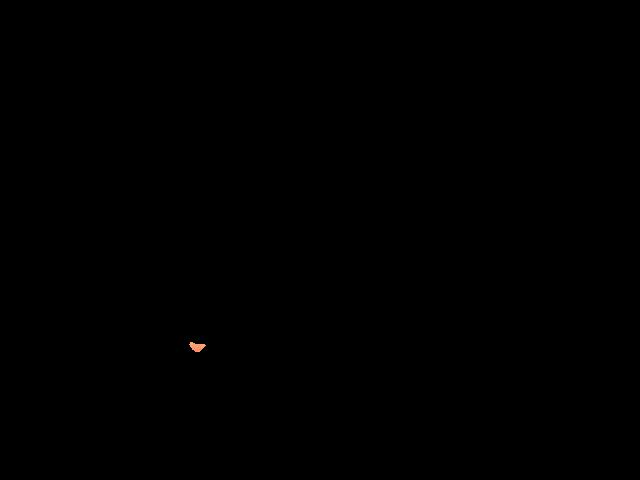
%> input picture shaotu/Images/TrainingSet/CroppedBuoys/red_frame1.jpg, 640 x 480 px; the run also reads 1 picture not shown here
$ octave colorDistribution.m   (GNU Octave 9; MATLAB toolbox functions it lacks are replaced by stand-ins)
%> lines starting %> are read from the running program, lines starting %| are printed output that depends on the picture
clc;
clear;

%%%%%%%%%%%%%%%%%%%%%%%%%%%%%%%%%%%%%%%%%%%%%%%

% compute and vitualize average color histogram for each color channel
% %%%%%%%%%%%%%%%%%%%%%%%%%%%%%%%%%%%%%%%%%%%%%%%%%%%%%%%

% Read Croped buoy image
% !!!!! add 'Image' folder to path!!!
%CropRed=imread(fullfile('TrainingSet','CroppedBuoys','red_frame1.jpg'));
CropRed=imread(fullfile('TrainingSet','CroppedBuoys','red_frame1.jpg'));
%> CropRed is the input picture: size 480x640x3 uint8; mean R, G, B 0.1, 0.1, 0
CropGreen=imread(fullfile('TrainingSet','CroppedBuoys','green_frame1.jpg'));
CropYellow=imread(fullfile('TrainingSet','CroppedBuoys','yellow_frame1.jpg'));
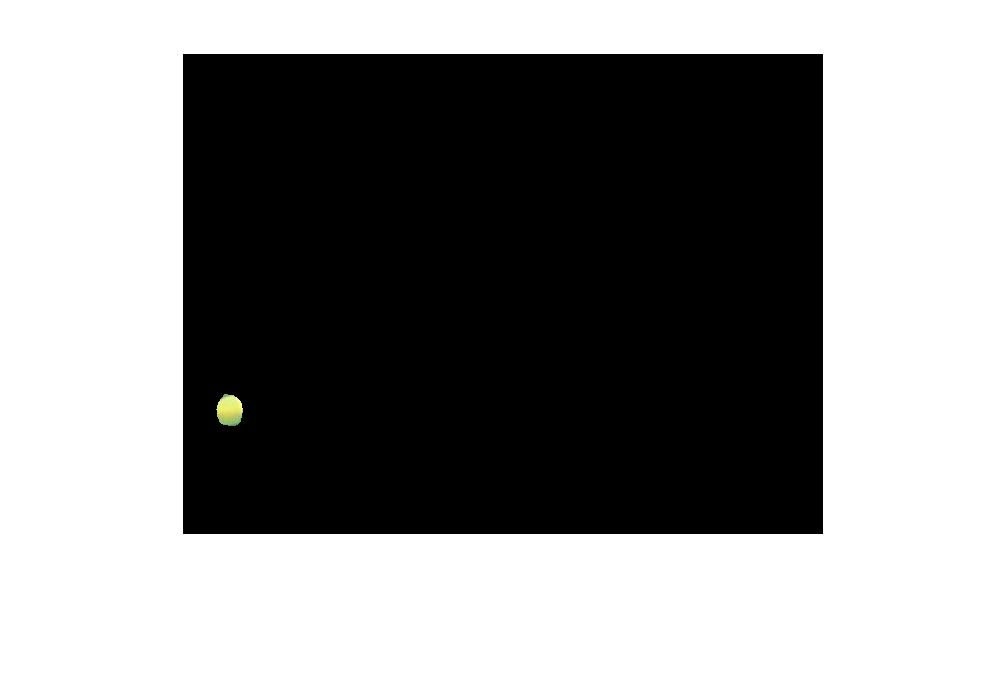
%> input picture shaotu/Images/TrainingSet/CroppedBuoys/yellow_frame1.jpg, 1008 x 696 px
%> CropYellow is the input picture: size 696x1008x3 uint8; mean R, G, B 143.5, 143.6, 143.5
%CropYellow=imread('yellow_frame1.jpg');


%grayGropRed=rgb2gray(CropRed);

% find nonzero elements for matrix
hRed1=nonzeros(CropRed(:,:,1));
%> hRed1 = 373 values, max 255 at index 162, min 1 at index 1, mean 71.52
hRed2=nonzeros(CropRed(:,:,2));
%> hRed2 = 335 values, max 187 at index 141, min 1 at index 1, mean 50.78
hRed3=nonzeros(CropRed(:,:,3));
%> hRed3 = 316 values, max 163 at index 115, min 1 at index 54, mean 43.95

hGreen1=nonzeros(CropGreen(:,:,1));
%> hGreen1 = 565 values, max 208 at index 255, min 1 at index 1, mean 35.8
hGreen2=nonzeros(CropGreen(:,:,2));
%> hGreen2 = 495 values, max 255 at index 246, min 1 at index 1, mean 61.03
hGreen3=nonzeros(CropGreen(:,:,3));
%> hGreen3 = 498 values, max 198 at index 212, min 1 at index 334, mean 39.67

hYellow1=nonzeros(CropYellow(:,:,1));
hYellow2=nonzeros(CropYellow(:,:,2));
hYellow3=nonzeros(CropYellow(:,:,3));

% Remove the edge noise caused by JPG file compression
% Set the threshold


hRed1(hRed1<200)=[];
hRed2(hRed2<30)=[];
hRed3(hRed3<15)=[];

hGreen1(hGreen1<10)=[];
hGreen2(hGreen2<200)=[];
hGreen3(hGreen3<8)=[];

hYellow1(hYellow1<200)=[];
hYellow2(hYellow2<200)=[];
hYellow3(hYellow3<15)=[];


%------------------------------------------------------------------------%
%histogram for three buoys
figure(1);
hR1=histogram(hRed1,'Facecolor','r');
hold on;
hR2=histogram(hRed2,'Facecolor','g');
hold on;
hR3=histogram(hRed3,'Facecolor','b');
legend('R','G','B');
title('Red Buoy color distribution');
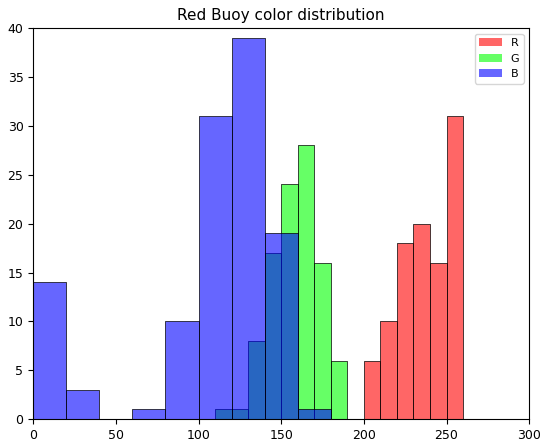
%> figure redrawn from the program's plot data; tallest bar 31 high, from x = 250 to 260; tallest bar 28 high, from x = 160 to 170; tallest bar 39 high, from x = 120 to 140
%!!! Change to the path in your own computer!!!
saveas(figure(1),'D:\Cygwin\home\shaot\ENPM673 - Project 1\P1_submission\ColorSeg\Output\Part0\R_hist.jpg');

figure(2);
hG1=histogram(hGreen1,'Facecolor','r');
hold on;
hG2=histogram(hGreen2,'Facecolor','g');
hold on;
hG3=histogram(hGreen3,'Facecolor','b');
legend('R','G','B');
title('Green Buoy color distribution');
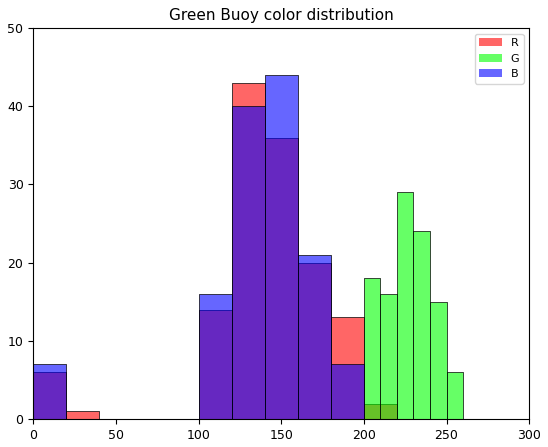
%> figure redrawn from the program's plot data; tallest bar 43 high, from x = 120 to 140; tallest bar 29 high, from x = 220 to 230; tallest bar 44 high, from x = 140 to 160
saveas(figure(2),'D:\Cygwin\home\shaot\ENPM673 - Project 1\P1_submission\ColorSeg\Output\Part0\G_hist.jpg');

figure(3);
hY1=histogram(hYellow1,'Facecolor','r');
hold on;
hY2=histogram(hYellow2,'Facecolor','g');
hold on;
hY3=histogram(hYellow3,'Facecolor','b');
legend('R','G','B');
title('Yellow Buoy color distribution');
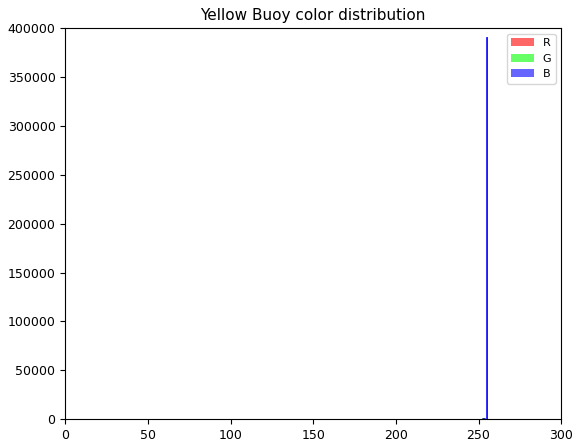
%> figure redrawn from the program's plot data; tallest bar 390498 high, from x = 255 to 255; tallest bar 390508 high, from x = 255 to 255; tallest bar 390494 high, from x = 254.8 to 255
saveas(figure(3),'D:\Cygwin\home\shaot\ENPM673 - Project 1\P1_submission\ColorSeg\Output\Part0\Y_hist.jpg');

%-----------------------------------------------------------------------%

%-----------------------------------------------------------------------%
%scatter plot for color distribution
%Red Buoy color distirbution in scatter plot
uR=1;
vR=1;
wR=1;

for i=1:480
    for j=1:640
        if CropRed(i,j,1)>0 && CropRed(i,j,2)>0&& CropRed(i,j,3)>0
            RxR(uR,1)=CropRed(i,j,1); % Array of Sampled Red Buoy in R channel
            RxG(vR,1)=CropRed(i,j,2); % Array of Sampled Red Buoy in G channel
            RxB(wR,1)=CropRed(i,j,3); % Array of Sampled Red Buoy in B channel
            uR=uR+1;
            vR=vR+1;
            wR=wR+1;
        end
    end
end
%> after the loop, RxB = 147 values, max 163 at index 32, min 1 at index 6, mean 87.84; RxG = 147 values, max 187 at index 28, min 1 at index 5, mean 112; RxR = 147 values, max 255 at index 35, min 1 at index 49, mean 166.1; uR = 148; vR = 148; wR = 148
figure(4);
scatter3(RxR,RxG,RxB,'.');
xlabel('R'),ylabel('G'),zlabel('B');
title('Red Buoy Color Distribution in Scatter Plot');
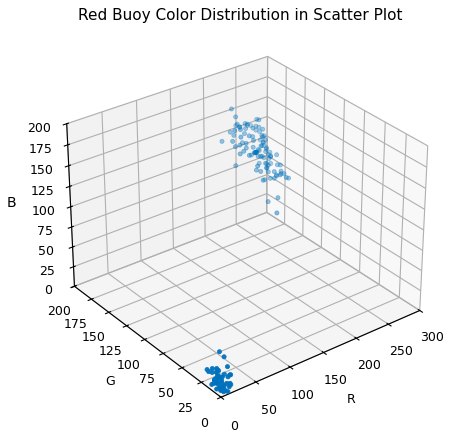
%> figure redrawn from the program's plot data
%!!! Change to the path in your own computer!!!
saveas(figure(4),'D:\Cygwin\home\shaot\ENPM673 - Project 1\P1_submission\ColorSeg\Output\Part0\R_Scatter.jpg');

%Green Buoy color distirbution in scatter plot
uG=1;
vG=1;
wG=1;

for i=1:480
    for j=1:640
        if CropGreen(i,j,1)>0 && CropGreen(i,j,2)>0&& CropGreen(i,j,3)>0
            GxR(uG,1)=CropGreen(i,j,1); % Array of Sampled Green Buoy in R channel
            GxG(vG,1)=CropGreen(i,j,2); % Array of Sampled Green Buoy in G channel
            GxB(wG,1)=CropGreen(i,j,3); % Array of Sampled Green Buoy in B channel
            uG=uG+1;
            vG=vG+1;
            wG=wG+1;
        end
    end
end
%> after the loop, GxB = 149 values, max 198 at index 8, min 1 at index 9, mean 124.2; GxG = 149 values, max 255 at index 49, min 2 at index 149, mean 191.2; GxR = 149 values, max 208 at index 8, min 1 at index 143, mean 127.4; uG = 150; vG = 150; wG = 150
figure(5);
scatter3(GxR,GxG,GxB,'.');
xlabel('R'),ylabel('G'),zlabel('B');
title('Green Buoy Color Distribution in Scatter Plot');
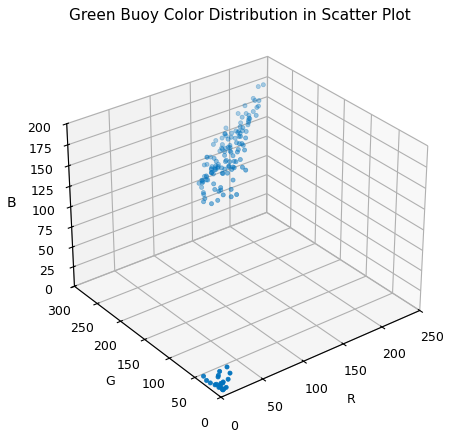
%> figure redrawn from the program's plot data
%!!! Change to the path in your own computer!!!
saveas(figure(5),'D:\Cygwin\home\shaot\ENPM673 - Project 1\P1_submission\ColorSeg\Output\Part0\G_Scatter.jpg');


%Yellow Buoy color distribution in scatter plot
uY=1;
vY=1;
wY=1;

for i=1:480
    for j=1:640
        if CropYellow(i,j,1)>0 && CropYellow(i,j,2)>0&& CropYellow(i,j,3)>0
            YxR(uY,1)=CropYellow(i,j,1); % Array of Sampled Yellow Buoy in R channel
            YxG(vY,1)=CropYellow(i,j,2); % Array of Sampled Yellow Buoy in G channel
            YxB(wY,1)=CropYellow(i,j,3); % Array of Sampled Yellow Buoy in B channel
            uY=uY+1;
            vY=vY+1;
            wY=wY+1;
        end
    end
end
%> after the loop, uY = 114190; vY = 114190; wY = 114190
figure(6);
scatter3(YxR,YxG,YxB,'.');
xlabel('R'),ylabel('G'),zlabel('B');
title('Yellow Buoy Color Distribution in Scatter Plot');
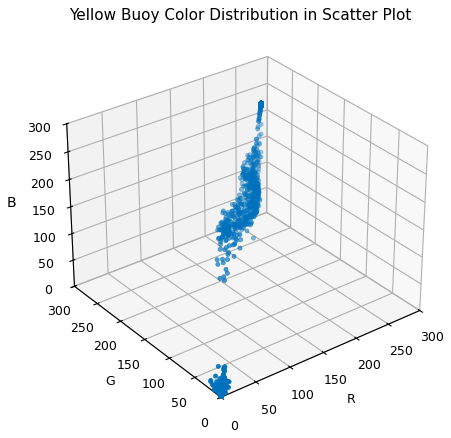
%> figure redrawn from the program's plot data
%!!! Change to the path in your own computer!!!
saveas(figure(6),'D:\Cygwin\home\shaot\ENPM673 - Project 1\P1_submission\ColorSeg\Output\Part0\Y_Scatter.jpg');

%---------------------------------------------------------------------%
%save color sample data

%Red Buoy
RedSamples(:,1)=RxR;
RedSamples(:,2)=RxG;
RedSamples(:,3)=RxB;

%Green buoy
GreenSamples(:,1)=GxR;
GreenSamples(:,2)=GxG;
GreenSamples(:,3)=GxB;

%Yellow Buoy
YellowSamples(:,1)=YxR;
YellowSamples(:,2)=YxG;
YellowSamples(:,3)=YxB;
